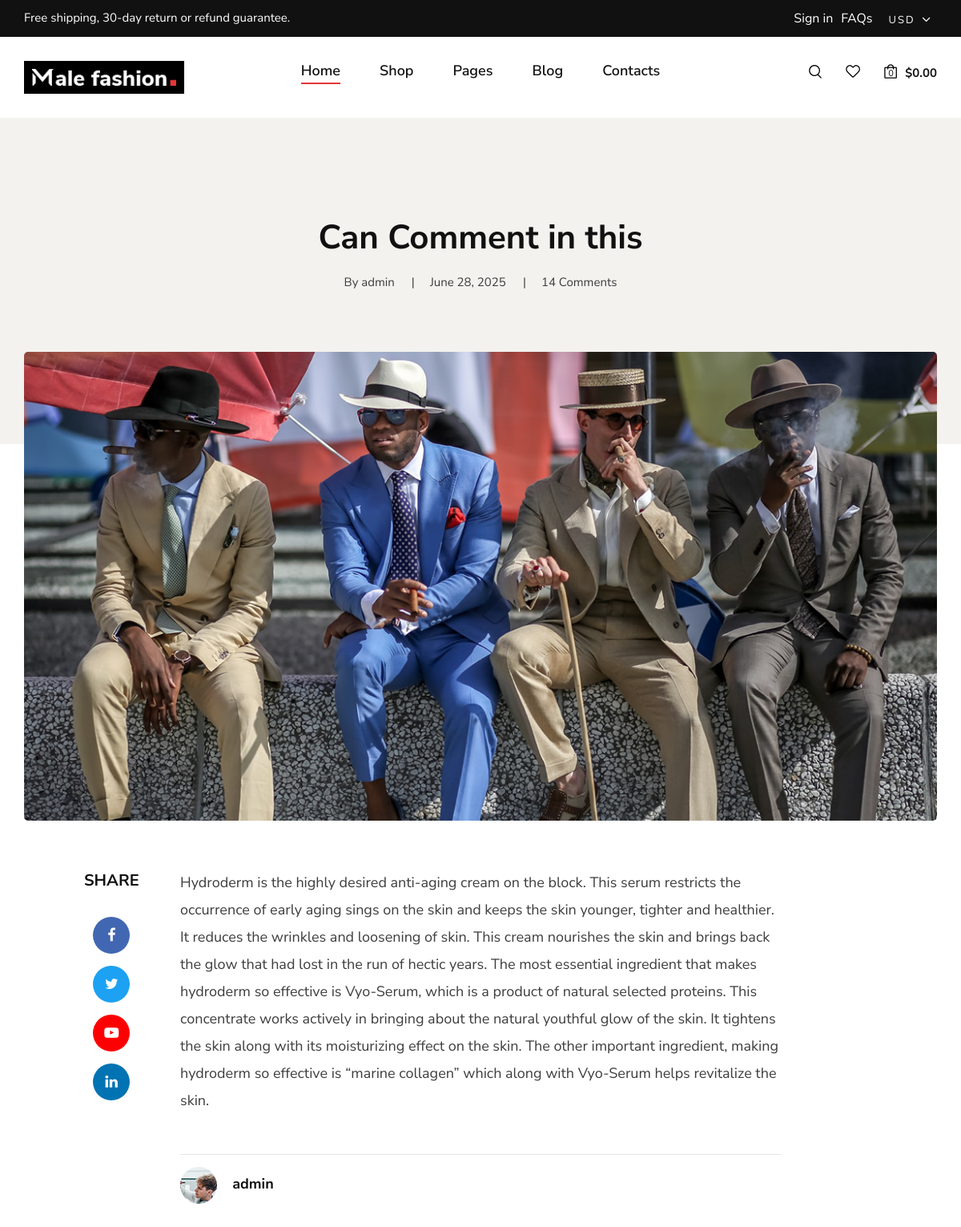
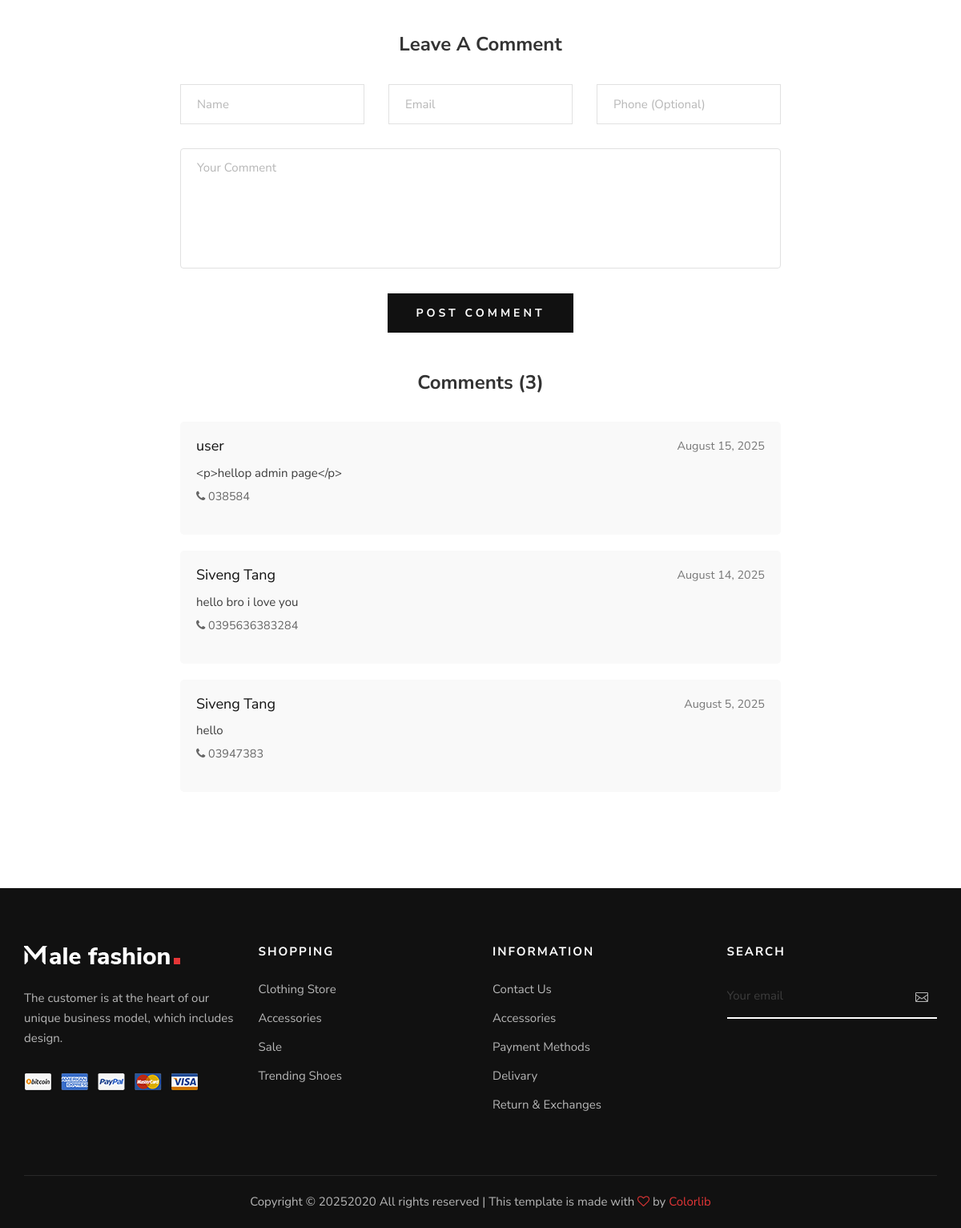
Screenshot of /api/blogdetails/can-comment-in-this/ with the database file from the repository (2 pictures, top to bottom).
### accounts/models.py (models this page shows, shortened)
class Logo(models.Model):
    logo = models.ImageField(upload_to='logos/', default='logos/default_logo.png')

class BlogPost(models.Model):
    title = models.CharField(max_length=200, verbose_name="Title")
    slug = models.SlugField(unique=True, blank=True)
    author = models.ForeignKey(User, on_delete=models.CASCADE, verbose_name="Author")
    featured_image = models.ImageField(upload_to='blog/', verbose_name="Featured Image")
    content = RichTextField(verbose_name="Content")
    excerpt = RichTextField(blank=True, verbose_name="Excerpt")
    created_at = models.DateTimeField(auto_now_add=True, verbose_name="Created Date")
    updated_at = models.DateTimeField(auto_now=True, verbose_name="Updated Date")
    is_published = models.BooleanField(default=False, verbose_name="Published")

class Comment(models.Model):
    post = models.ForeignKey(BlogPost, on_delete=models.CASCADE, related_name='comments')
    name = models.CharField(max_length=100, verbose_name="Name")
    email = models.EmailField(verbose_name="Email")
    phone = models.CharField(max_length=20, blank=True, verbose_name="Phone Number")
    comment = RichTextField(verbose_name="Comment")
    created_at = models.DateTimeField(auto_now_add=True, verbose_name="Created Date")
    approved = models.BooleanField(default=False, verbose_name="Approved")
    class Meta:
        ordering = ['-created_at']

class FooterWidget(models.Model):
    title = models.CharField(max_length=100)  # ex: "Shopping", "Newsletter"
    widget_type = models.CharField(
        max_length=50,
        choices=[('link_list', 'Link List'), ('newsletter', 'Newsletter')],
        default='link_list'
    )

class FooterLink(models.Model):
    widget = models.ForeignKey(FooterWidget, on_delete=models.CASCADE, related_name='links')
    label = models.CharField(max_length=100)  # ex: "Clothing Store"
    url = models.URLField(default="#")        # ex: "/clothing/"

### accounts/views.py (the view)
# urls.py: path('blogdetails/<slug:slug>/', views.blogdetails, name='blogdetailspage'), # block not have page for detaiks
def blogdetails(request, slug):
    DTlogo = Logo.objects.all()
    footer_widgets = FooterWidget.objects.all()
    post = get_object_or_404(BlogPost, slug=slug)
    blogs = BlogPost.objects.filter(is_published=True)
    if request.method == 'POST':
        form = CommentForm(request.POST)
        if form.is_valid():
            comment = form.save(commit=False)
            comment.post = post
            comment.save()
            messages.success(request, "Your comment has been submitted and is awaiting approval")
            return redirect('blogdetailspage', slug=post.slug)
    else:
        form = CommentForm()
    approved_comments = post.comments.filter(approved=True)
    context = {
        'logos': DTlogo,
        'footer_widgets': footer_widgets,
        'post': post,
        'form': form,
        'comments': approved_comments,  # Pass filtered comments to template
        'blogs': blogs
    }
    return render(request, 'accounts/blogdetails.html', context)

### accounts/forms.py
class CommentForm(forms.ModelForm):
    class Meta:
        model = Comment
        fields = ['name', 'email', 'phone', 'comment']
        widgets = {
            'name': forms.TextInput(attrs={'placeholder': 'Name'}),
            'email': forms.EmailInput(attrs={'placeholder': 'Email'}),
            'phone': forms.TextInput(attrs={'placeholder': 'Phone Number'}),
            'comment': forms.Textarea(attrs={'placeholder': 'Your Comment'}),
        }

### accounts/templates/accounts/blogdetails.html (shortened to what this page needs)
{% load static %}
<!DOCTYPE html>
<html lang="zxx">
<head>
    {% include 'accounts/Header.html' %}
</head>
<body>
    {% include 'accounts/HeaderSectionBegin.html' %}
    {% block content %}
    <section class="blog-hero spad">
        <div class="container">
            <div class="row d-flex justify-content-center">
                <div class="col-lg-9 text-center">
                    <div class="blog__hero__text">
                        <h2>{{ post.title }}</h2>
                        <ul>
                            <li>By {{ post.author.username }}</li>
                            <li>{{ post.created_at|date:"F d, Y" }}</li>
                            <li>{{ post.comments.count }} Comments</li>
                        </ul>
                    </div>
                </div>
            </div>
        </div>
    </section>
    <section class="blog-details spad">
        <div class="container">
            <div class="row d-flex justify-content-center">
                <div class="col-lg-12">
                    <div class="blog__details__pic">
                        <img src="{{ post.featured_image.url }}" alt="{{ post.title }}">
                    </div>
                </div>
                <div class="col-lg-8">
                    <div class="blog__details__content">
                        <div class="blog__details__share">
                            <span>share</span>
                            <ul>
                                <li><a href="#"><i class="fa fa-facebook"></i></a></li>
                                <li><a href="#" class="twitter"><i class="fa fa-twitter"></i></a></li>
                                <li><a href="#" class="youtube"><i class="fa fa-youtube-play"></i></a></li>
                                <li><a href="#" class="linkedin"><i class="fa fa-linkedin"></i></a></li>
                            </ul>
                        </div>
                        <div class="blog__details__text">
                            {{ post.content|safe }}
                        </div>
                        <div class="blog__details__option">
                            <div class="row">
                                <div class="col-lg-6 col-md-6 col-sm-6">
                                    <div class="blog__details__author">
                                        <div class="blog__details__author__pic">
                                            <img src="{% static 'img/blog/details/blog-author.jpg' %}" alt="">
                                        </div>
                                        <div class="blog__details__author__text">
                                            <h5>{{ post.author.username }}</h5>
                                        </div>
                                    </div>
                                </div>
                                <div class="col-lg-6 col-md-6 col-sm-6">
                                </div>
                            </div>
                        </div>
                        <div class="blog__details__comment">
                            <h4>Leave A Comment</h4>
                            <form method="post">
                                <div class="row">
                                    <div class="col-lg-4 col-md-4">
                                        <input type="text" name="name" placeholder="Name" required>
                                    </div>
                                    <div class="col-lg-4 col-md-4">
                                        <input type="email" name="email" placeholder="Email" required>
                                    </div>
                                    <div class="col-lg-4 col-md-4">
                                        <input type="text" name="phone" placeholder="Phone (Optional)">
                                    </div>
                                    <div class="col-lg-12 text-center">
                                        <textarea name="comment" placeholder="Your Comment" required></textarea>
                                        <button type="submit" class="site-btn">Post Comment</button>
                                    </div>
                                </div>
                            </form>
                            <div class="comment-list mt-5">
                                <h4>Comments ({{ comments.count }})</h4>
                                {% if comments %}
                                {% for comment in comments %}
                                <div class="single-comment">
                                    <div class="comment-header">
                                        <h5>{{ comment.name }}</h5>
                                        <span class="comment-date">{{ comment.created_at|date:"F j, Y" }}</span>
                                    </div>
                                    <p class="comment-text">{{ comment.comment }}</p>
                                    {% if comment.phone %}
                                    <p class="comment-phone">
                                        <i class="fa fa-phone"></i> {{ comment.phone }}
                                    </p>
                                    {% endif %}
                                </div>
                                {% endfor %}
                                {% else %}
                                <p class="no-comments">No comments yet. Be the first to comment!</p>
                                {% endif %}
                            </div>
                        </div>
                    </div>
                </div>
            </div>
        </div>
    </section>
    {% endblock %}
    {% include 'accounts/FooterSectionBegin.html' %}
</body>
</html>

### accounts/templates/accounts/Header.html (shortened to what this page needs)
{% load static %}
<link rel="stylesheet" href="{% static 'css/bootstrap.min.css' %}">
<link rel="stylesheet" href="{% static 'css/font-awesome.min.css' %}">
<link rel="stylesheet" href="{% static 'css/elegant-icons.css' %}">
<link rel="stylesheet" href="{% static 'css/magnific-popup.css' %}">
<link rel="stylesheet" href="{% static 'css/nice-select.css' %}">
<link rel="stylesheet" href="{% static 'css/owl.carousel.min.css' %}">
<link rel="stylesheet" href="{% static 'css/slicknav.min.css' %}">
<link rel="stylesheet" href="{% static 'css/style.css' %}">

### accounts/templates/accounts/MenuBegin.html (shortened to what this page needs)
{% load static %}

### accounts/templates/accounts/HeaderSectionBegin.html (shortened to what this page needs)
{% load static %}
<header class="header">
    <div class="header__top">
        <div class="container">
            <div class="row">
                <div class="col-lg-6 col-md-7">
                    <div class="header__top__left">
                        <p>Free shipping, 30-day return or refund guarantee.</p>
                    </div>
                </div>
                <div class="col-lg-6 col-md-5 d-flex justify-content-end">
                    <div class="header__top__right d-flex align-items-center gap-4">
                        <div class="offcanvas__links d-flex gap-3" id="userLinks" style="display: none; gap: 10px; margin-right: 20px; color: white;">
                             <a style="color: white;" href="/register/">Sign in</a>
                            <a style="color: white;" href="#">FAQs</a>
                        </div>
                        <div class="header__top__hover">
                            <span>USD <i class="arrow_carrot-down"></i></span>
                        </div>
                    </div>
                </div>
            </div>
        </div>
    </div>
    <div class="container">
        <div class="row">
            <div class="col-lg-3 col-md-3">
                <div class="header__logo">
                    {% for logo in logos %}
                    <a href="/">
                        <img src="{{ logo.logo.url }}" alt="Logo"
                            style="width: 200px; height: auto; background-color: black; padding:10px;">
                    </a>
                    {% endfor %}
                </div>
            </div>
            <div class="col-lg-6 col-md-6">
                <nav class="header__menu mobile-menu">
                    <ul>
                        <li class="active" style="font-style: bold;"><a href="/">Home</a></li>
                        <li><a href="{% url 'shoppage' %}">Shop</a></li>
                        <li><a href="#">Pages</a>
                        </li>
                        <li><a href="{% url 'blogpage' %}">Blog</a></li>
                        <li><a href="{% url 'contactpage' %}">Contacts</a></li>
                    </ul>
                </nav>
            </div>
            <div class="col-lg-3 col-md-3">
                <div class="header__nav__option">
                    <a href="#" class="search-switch"><img src="{% static 'img/icon/search.png' %}" alt=""></a>
                    <a href="#"><img src="{% static 'img/icon/heart.png' %}" alt=""></a>
                    <a href="#"><img src="{% static 'img/icon/cart.png' %}" alt=""> <span>0</span></a>
                    <div class="price">$0.00</div>
                </div>
            </div>
        </div>
    </div>
</header>

### accounts/templates/accounts/FooterSectionBegin.html (shortened to what this page needs)
{% load static %}
<footer class="footer">
    <div class="container">
        <div class="row">
            <div class="col-lg-3 col-md-6 col-sm-6">
                <div class="footer__about">
                    <div class="footer__logo">
                        <a href="#"><img src="{% static 'img/footer-logo.png' %}" alt=""></a>
                    </div>
                    <p>The customer is at the heart of our unique business model, which includes design.</p>
                    <a href="#"><img src="{% static 'img/payment.png' %}" alt=""></a>
                </div>
            </div>
            {% for widget in footer_widgets %}
            <div class="col-lg-3 col-md-6">
                <div class="footer__widget">
                    <h6>{{ widget.title }}</h6>
                    {% if widget.widget_type == 'link_list' %}
                    <ul>
                        {% for link in widget.links.all %}
                        <li><a href="{{ link.url }}">{{ link.label }}</a></li>
                        {% endfor %}
                    </ul>
                    {% elif widget.widget_type == 'newsletter' %}
                    <div class="footer__newslatter">
                        <form action="#">
                            <input type="text" placeholder="Your email" style="color: white;">
                            <button type="submit"><span class="icon_mail_alt"></span></button>
                        </form>
                    </div>
                    {% endif %}
                </div>
            </div>
            {% endfor %}
        </div>
        <div class="row">
            <div class="col-lg-12 text-center">
                <div class="footer__copyright__text">
                    <p>Copyright ©
                        2020
                        All rights reserved | This template is made with <i class="fa fa-heart-o"
                            aria-hidden="true"></i> by <a href="https://colorlib.com" target="_blank">Colorlib</a>
                    </p>
                </div>
            </div>
        </div>
    </div>
</footer>

### accounts/templates/accounts/SearchBegin.html (shortened to what this page needs)
{% load static %}

### accounts/templates/accounts/JsPlugins.html (shortened to what this page needs)
{% load static %}

### accounts/templates/accounts/blogdetails.html (style rules this page uses)
.single-comment { background: #f9f9f9; padding: 20px; margin-bottom: 20px; border-radius: 5px; }
.comment-header { display: flex; justify-content: space-between; margin-bottom: 10px; }
.comment-date { color: #777; font-size: 0.9em; }
.comment-text { margin-bottom: 5px; line-height: 1.6; }
.comment-phone { color: #666; font-size: 0.9em; }
textarea { width: 100%; padding: 10px; border: 1px solid #ddd; border-radius: 4px; min-height: 150px; margin-bottom: 15px; }

### rows the page displays
Logo: logo (picture)
BlogPost: title "Can Comment in this", author.username "admin", created_at "June 28, 2025", comments.count "14", featured_image (picture), content "Hydroderm is the highly desired anti-aging cream on the block. This serum restricts the occurrence of early aging sings on the skin and keeps the skin younger, tighter and healthier. It reduces the wrinkles and loosening of skin. This cream nourishes the skin and brings back the glow that had lost in the run of hectic years. The most essential ingredient that makes hydroderm so effective is Vyo-Serum, which is a product of natural selected proteins. This concentrate works actively in bringing about the natural youthful glow of the skin. It tightens the skin along with its moisturizing effect on the skin. The other important ingredient, making hydroderm so effective is “marine collagen”…"
Comment: name "user", created_at "August 15, 2025", comment "<p>hellop admin page</p>", phone "038584"
Comment: name "Siveng Tang", created_at "August 14, 2025", comment "hello bro i love you", phone "0395636383284"
Comment: name "Siveng Tang", created_at "August 5, 2025", comment "hello", phone "03947383"
FooterWidget: title "SHOPPING"
FooterLink: label "Clothing Store"
FooterLink: label "Accessories"
FooterLink: label "Sale"
FooterLink: label "Trending Shoes"
FooterWidget: title "INFORMATION"
FooterLink: label "Contact Us"
FooterLink: label "Accessories"
FooterLink: label "Payment Methods"
FooterLink: label "Delivary"
FooterLink: label "Return & Exchanges"
FooterWidget: title "SEARCH"

### other values shown
{{ comments.count }} "3"
